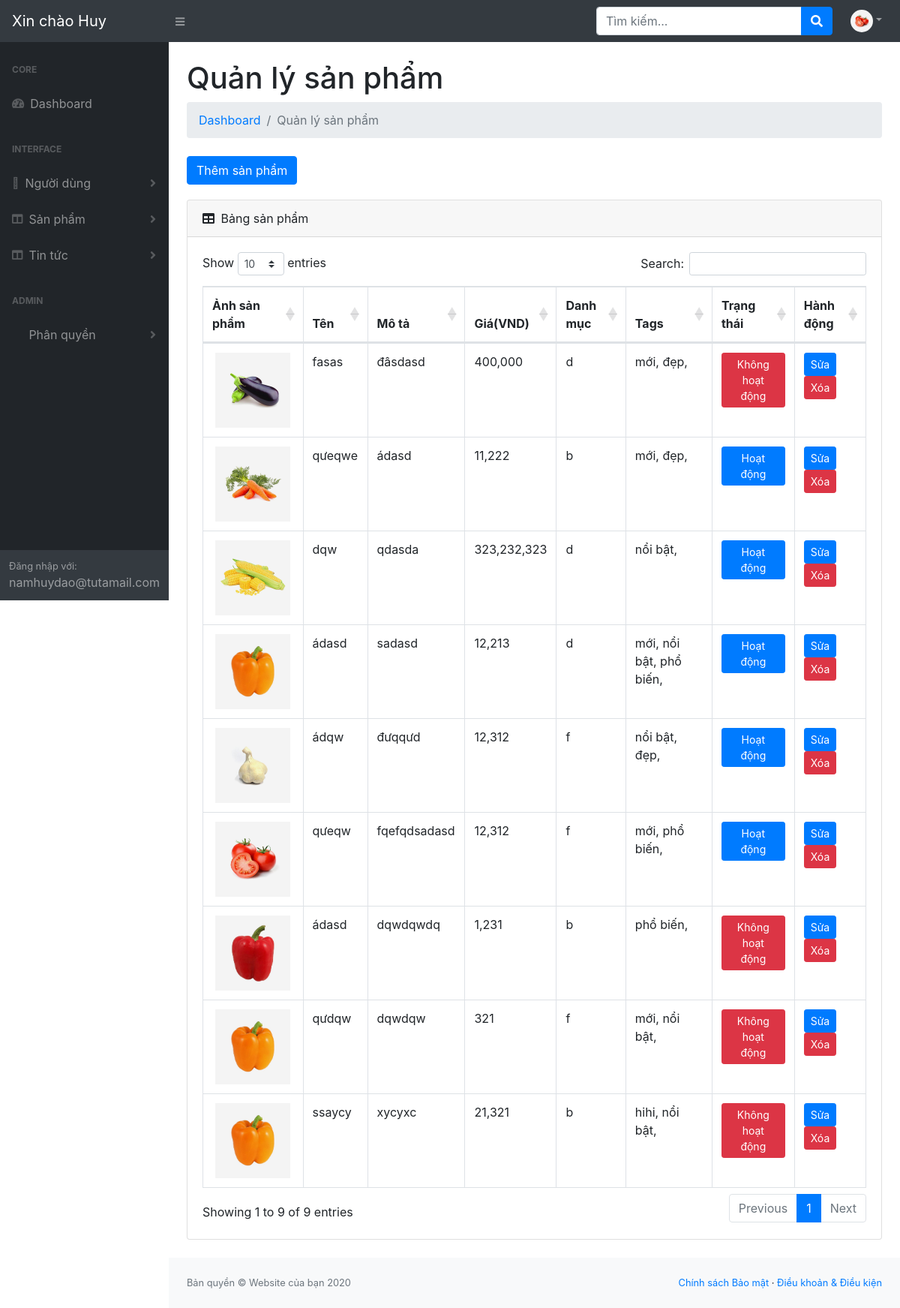
The page /resource/view/admin/main-view/manage-products.php (signed in) on the database its author committed.
### tables this page shows
CREATE TABLE `users` (
  `id` int(11) NOT NULL,
  `images` varchar(255) NOT NULL,
  `firstname` varchar(255) NOT NULL,
  `lastname` varchar(255) NOT NULL,
  `email` varchar(255) NOT NULL,
  `password` varchar(255) NOT NULL,
  `created_at` datetime DEFAULT NULL,
  `is_active` tinyint(4) NOT NULL,
  `status` tinyint(4) NOT NULL,
  `role_id` int(11) NOT NULL
);

CREATE TABLE `products` (
  `id` int(11) NOT NULL,
  `name` varchar(255) NOT NULL,
  `description` varchar(255) NOT NULL,
  `price` double NOT NULL,
  `status` tinyint(4) NOT NULL,
  `images` varchar(255) NOT NULL,
  `category_id` int(11) DEFAULT NULL
);

CREATE TABLE `product_categories` (
  `id` int(11) NOT NULL,
  `name` varchar(255) NOT NULL,
  `parent_id` int(11) NOT NULL
);

CREATE TABLE `product_tags` (
  `id` int(11) NOT NULL,
  `name` varchar(255) NOT NULL
);

### function/function.php (called while the page is built, shortened)
<?php
function getProductCategory($category_id)
{
    include '../../../../database/database.php';
    $sql = "SELECT * FROM product_categories WHERE id = " . $category_id;
    $categories = $conn->query($sql);
    if (is_object($categories)) {
        if ($categories->num_rows > 0) {
            $category = $categories->fetch_array();
            return $category;
        }
    }
    return false;
}
function getProductTags($product_id)
{
    include '../../../../database/database.php';
    $sql = "SELECT product_tags.id, product_tags.name
        FROM product_tags
        INNER JOIN link_product_tag ON link_product_tag.tag_id = product_tags.id
        INNER JOIN products ON link_product_tag.product_id = products.id
        WHERE products.id = " . $product_id;
    $result = $conn->query($sql);
    $tags = [];
    if ($result->num_rows > 0) {
        while ($row = $result->fetch_assoc()) {
            $tags[] = $row;
        }
    }
    return $tags;
}
function checkPer($user_id, $per_code)
{
    include '../../../../database/database.php';
    $sql = "SELECT link_role_permission.*
        FROM link_role_permission
        INNER JOIN permissions ON permissions.id = link_role_permission.permission_id
        INNER JOIN roles ON roles.id = link_role_permission.role_id
        INNER JOIN users ON users.role_id = roles.id
        WHERE users.id = '$user_id' AND permissions.code = '$per_code'";
    $result = $conn->query($sql);
    if ($result->num_rows > 0) {
        return true;
    }
    return false;
}
?>

### resource/view/admin/main-view/manage-products.php (the view, shortened to what this page needs)
<?php
include '../../../../database/database.php';
include '../../../../function/function.php';
$sql = "SELECT * FROM `products`";
$result = $conn->query($sql);
$sql = "SELECT * FROM `product_tags` ORDER BY name ASC";
$tags = $conn->query($sql);
?>
<!DOCTYPE html>
<html lang="en">
<head>
    <link href="../../../../public/core/assets/css/core.css" rel="stylesheet"/>
    <link href="../../../../public/admin/assets/css/styles.css" rel="stylesheet"/>
    <link href="https://cdn.datatables.net/1.10.20/css/dataTables.bootstrap4.min.css" rel="stylesheet"
/>
    <link rel="stylesheet" href="https://pro.fontawesome.com/releases/v5.10.0/css/all.css"
/>
</head>
<body class="sb-nav-fixed">
<?php
include '../partials/header.php';
?>
<div id="layoutSidenav">
    <?php
    include '../partials/layoutSideNav.php';
    ?>
    <div id="layoutSidenav_content">
        <main>
            <div class="container-fluid">
                <h1 class="mt-4">Quản lý sản phẩm</h1>
                <ol class="breadcrumb mb-4">
                    <li class="breadcrumb-item"><a href="dashboard.php">Dashboard</a></li>
                    <li class="breadcrumb-item active">Quản lý sản phẩm</li>
                </ol>
                <?php
                $xem_sp = checkPer($user['id'], 'product_add');
                if ($xem_sp == true):
                    ?>
                    <button data-toggle="modal" data-target="#productAddModal"
                            class="btn btn-primary addBtn">Thêm sản phẩm
                    </button>
                <?php
                endif;
                ?>
                <div class="card mb-4">
                    <div class="card-header">
                        <i class="fas fa-table mr-1"></i>
                        Bảng sản phẩm
                    </div>
                    <div class="card-body">
                        <div class="table-responsive">
                            <table class="table table-bordered" id="dataTable" width="100%" cellspacing="0">
                                <thead>
                                <tr>
                                    <th>Ảnh sản phẩm</th>
                                    <th>Tên</th>
                                    <th>Mô tả</th>
                                    <th>Giá(VND)</th>
                                    <th>Danh mục</th>
                                    <th>Tags</th>
                                    <th>Trạng thái</th>
                                    <th>Hành động</th>
                                </tr>
                                </thead>
                                <tbody>
                                <?php
                                if ($result->num_rows > 0) {
                                    while ($row = $result->fetch_assoc()) {
                                        ?>
                                        <tr>
                                        <td class="productImgtd text-center"><img src="<?php
                                            if ($row['images']) {
                                                echo $row['images'];
                                            } else {
                                                echo '../../../../public/admin/assets/images/productImages/default.png';
                                            }
                                            ?>" alt="" width="100" height="100"></td>
                                        <td><?php echo $row['name']; ?></td>
                                        <td><?php echo $row['description']; ?></td>
                                        <td><?php echo number_format($row['price'], 0); ?></td>
                                        <?php
                                        $cat = getProductCategory($row['category_id']);
                                        ?>
                                        <td class="field-category"
                                            data-category_id="<?php if ($cat['id']) echo $cat['id'] ?>">
                                            <?php if ($cat['name']) echo $cat['name']; ?>
                                        </td>
                                        <?php
                                        $tags = getProductTags($row['id']);
                                        ?>
                                        <td class="field-tag" data-tag_id="<?php
                                        foreach ($tags as $tag) {
                                            if ($tag['id']) {
                                                echo $tag['id'] . ',';
                                            }
                                        }
                                        ?>">
                                            <?php
                                            foreach ($tags as $tag) {
                                                if ($tag['name']) {
                                                    echo $tag['name'] . ', ';
                                                }
                                            }
                                            ?>
                                        </td>
                                        <?php
                                        $status = $row['status'];
                                        if ($status == 0) {
                                            $strStatus = "<a class='btn btn-danger btn-sm' href=../product/activateProduct.php?id=" . $row['id'] . ">Không hoạt động</a>";
                                        }
                                        if ($status == 1) {
                                            $strStatus = "<a class='btn btn-primary btn-sm' href=../product/deactivateProduct.php?id=" . $row['id'] . ">Hoạt động</a>";
                                        }
                                        ?>
                                        <td><?php echo $strStatus ?></td>
                                        <td>
                                        <?php
                                        $xem_sp = checkPer($user['id'], 'product_edit');
                                        if ($xem_sp == true):
                                            ?>
                                            <button data-toggle="modal" data-target="#productEditModal"
                                                    class="btn btn-primary btn-sm productEditBtn">Sửa
                                            </button>
                                        <?php
                                        endif;
                                        $xem_sp = checkPer($user['id'], 'product_delete');
                                        if ($xem_sp == true):
                                            ?>
                                            <button class="btn btn-danger btn-sm productDeleteBtn"
                                                    data-toggle="modal"
                                                    data-target="#productDeleteModal">Xóa
                                            </button>
                                            </td>
                                        <?php
                                        endif;
                                        ?>
                                            </tr>
                                            <?php
                                        }
                                } else {
                                    echo "0 results";
                                }
                                ?>
                                </tbody>
                            </table>
                        </div>
                    </div>
                </div>
            </div>
        </main>
        <?php
        include '../partials/footer.php';
        ?>
    </div>
</div>
</body>
</html>

### resource/view/admin/partials/header.php (shortened to what this page needs)
<nav class="sb-topnav navbar navbar-expand navbar-dark bg-dark">
    <a class="navbar-brand" href="dashboard.php">
        <?php
        $id = $_SESSION["user"]["id"];
        $query = mysqli_query($conn, "SELECT * FROM users where id='$id'");
        $user = $query->fetch_assoc();
        echo "Xin chào " . $user['firstname'];
        ?>
    </a>
    <button class="btn btn-link btn-sm order-1 order-lg-0" id="sidebarToggle" href="#"><i class="fas fa-bars"></i>
    </button>
    <form class="d-none d-md-inline-block form-inline ml-auto mr-0 mr-md-3 my-2 my-md-0">
        <div class="input-group">
            <input class="form-control" type="text" placeholder="Tìm kiếm..." aria-label="Search"
                   aria-describedby="basic-addon2"/>
            <div class="input-group-append">
                <button class="btn btn-primary" type="button"><i class="fas fa-search"></i></button>
            </div>
        </div>
    </form>
    <ul class="navbar-nav ml-auto ml-md-0">
        <li class="nav-item dropdown">
            <a class="nav-link dropdown-toggle" id="userDropdown" href="#" role="button" data-toggle="dropdown"
               aria-haspopup="true" aria-expanded="false"><img style="border-radius: 50%" src="<?php
                if ($user['images']) {
                    echo $user['images'];
                } else {
                    echo '../../../../public/admin/assets/images/userImages/defaultImage.png';
                }
                ?>" alt="" width="30" height="30"></a>
        </li>
    </ul>
</nav>

### resource/view/admin/partials/layoutSideNav.php (shortened to what this page needs)
<div id="layoutSidenav_nav">
    <nav class="sb-sidenav accordion sb-sidenav-dark" id="sidenavAccordion">
        <div class="sb-sidenav-menu">
            <div class="nav">
                <div class="sb-sidenav-menu-heading">Core</div>
                <a class="nav-link" href="dashboard.php">
                    <div class="sb-nav-link-icon"><i class="fas fa-tachometer-alt"></i></div>
                    Dashboard
                </a>
                <div class="sb-sidenav-menu-heading">Interface</div>
                <?php
                $xem_sp = checkPer($user['id'], 'user_view');
                if ($xem_sp == true):
                    ?>
                    <a class="nav-link collapsed" href="#" data-toggle="collapse" data-target="#collapseLayouts"
                       aria-expanded="false" aria-controls="collapseLayouts">
                        <div class="sb-nav-link-icon"><i class="fal fa-user-circle"></i></div>
                        Người dùng
                        <div class="sb-sidenav-collapse-arrow"><i class="fas fa-angle-down"></i></div>
                    </a>
                <?php
                endif;
                ?>
                <?php
                $xem_sp = checkPer($user['id'], 'product_view');
                if ($xem_sp == true):
                    ?>
                    <a class="nav-link collapsed" href="#" data-toggle="collapse" data-target="#collapseLayouts2"
                       aria-expanded="false" aria-controls="collapseLayouts">
                        <div class="sb-nav-link-icon"><i class="fas fa-columns"></i></div>
                        Sản phẩm
                        <div class="sb-sidenav-collapse-arrow"><i class="fas fa-angle-down"></i></div>
                    </a>
                <?php
                endif;
                ?>
                <?php
                $xem_sp = checkPer($user['id'], 'post_view');
                if ($xem_sp == true):
                    ?>
                    <a class="nav-link collapsed" href="#" data-toggle="collapse" data-target="#collapseLayouts3"
                       aria-expanded="false" aria-controls="collapseLayouts">
                        <div class="sb-nav-link-icon"><i class="fas fa-columns"></i></div>
                        Tin tức
                        <div class="sb-sidenav-collapse-arrow"><i class="fas fa-angle-down"></i></div>
                    </a>
                <?php
                endif;
                ?>
                <?php
                $xem_sp = checkPer($user['id'], 'role_view');
                if ($xem_sp == true):
                    ?>
                    <div class="sb-sidenav-menu-heading">Admin</div>
                    <a class="nav-link collapsed" href="#" data-toggle="collapse" data-target="#collapseLayouts4"
                       aria-expanded="false" aria-controls="collapseLayouts">
                        <div class="sb-nav-link-icon"><i class="far fa-user-tie"></i></div>
                        Phân quyền
                        <div class="sb-sidenav-collapse-arrow"><i class="fas fa-angle-down"></i></div>
                    </a>
                <?php
                endif;
                ?>
            </div>
        </div>
        <div class="sb-sidenav-footer">
            <div class="small">Đăng nhập với:</div>
            <?php
            echo $user["email"];
            ?>
        </div>
    </nav>
</div>

### resource/view/admin/partials/footer.php
<footer class="py-4 bg-light mt-auto">
    <div class="container-fluid">
        <div class="d-flex align-items-center justify-content-between small">
            <div class="text-muted">Bản quyền &copy; Website của bạn 2020</div>
            <div>
                <a href="#">Chính sách Bảo mật</a>
                &middot;
                <a href="#">Điều khoản & Điều kiện</a>
            </div>
        </div>
    </div>
</footer>

### public/admin/assets/css/styles.css (style rules this page uses)
.addBtn { margin-bottom: 20px; }

### rows shown on the page
users: firstname "Huy", images (picture), email "namhuydao@tutamail.com"
products: images (picture), name "fasas", description "đâsdasd", price "400,000", product_categories.name "d"
product_tags: name "mới"
product_tags: name "đẹp"
products: images (picture), name "qưeqwe", description "ádasd", price "11,222", product_categories.name "b"
products: images (picture), name "dqw", description "qdasda", price "323,232,323", product_categories.name "d"
product_tags: name "nổi bật"
products: images (picture), name "ádasd", description "sadasd", price "12,213", product_categories.name "d"
product_tags: name "phổ biến"
products: images (picture), name "ádqw", description "đưqqưd", price "12,312", product_categories.name "f"
products: images (picture), name "qưeqw", description "fqefqdsadasd", price "12,312", product_categories.name "f"
products: images (picture), name "ádasd", description "dqwdqwdq", price "1,231", product_categories.name "b"
products: images (picture), name "qưdqw", description "dqwdqw", price "321", product_categories.name "f"
products: images (picture), name "ssaycy", description "xycyxc", price "21,321", product_categories.name "b"
product_tags: name "hihi"
